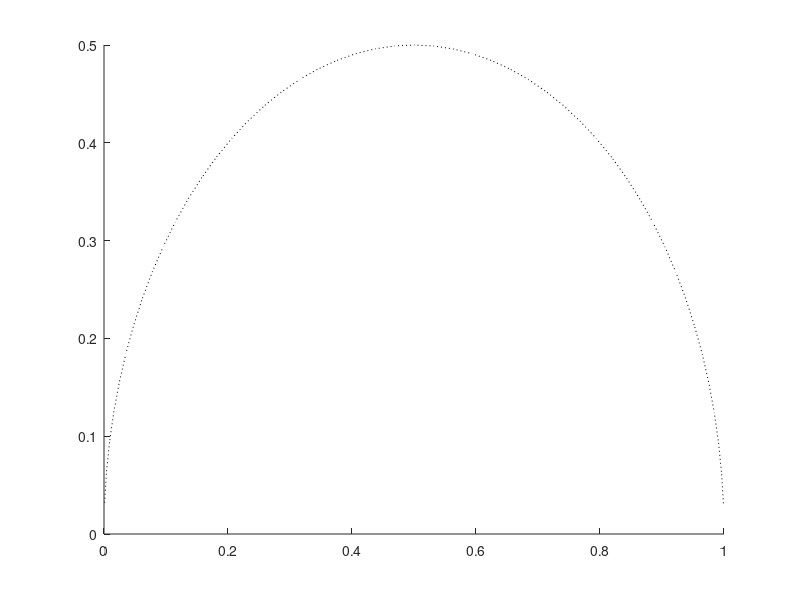

The MATLAB source for this figure:
function plot_PhasorCircle()

hold on
th = 0:pi/50:2*pi;
xunit = 0.5 * cos(th) + 0.5;
yunit = 0.5 * sin(th);
xunit = xunit(yunit>0);
yunit = yunit(yunit>0);
plot(xunit, yunit,':k');
end

